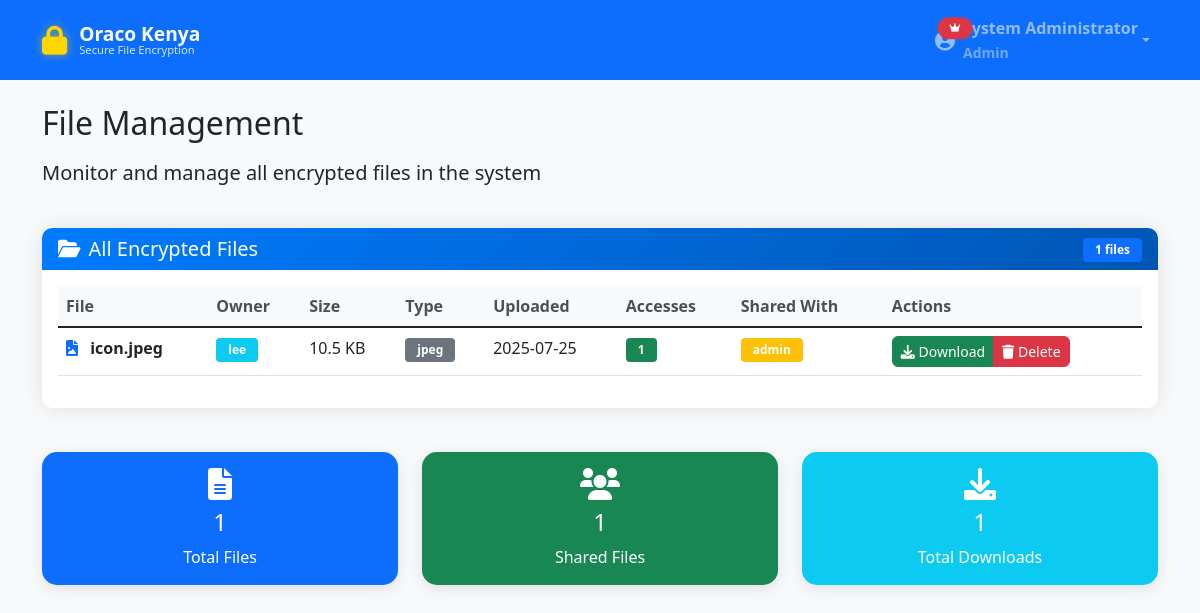
Page /file_management (signed in) on the committed database.
### tables this page shows
CREATE TABLE users (
        id INTEGER PRIMARY KEY AUTOINCREMENT,
        username TEXT UNIQUE NOT NULL,
        email TEXT UNIQUE NOT NULL,
        password_hash TEXT NOT NULL,
        full_name TEXT NOT NULL,
        department TEXT NOT NULL,
        role TEXT DEFAULT 'user',
        is_active INTEGER DEFAULT 1,
        created_at TIMESTAMP DEFAULT CURRENT_TIMESTAMP,
        last_login TIMESTAMP,
        reset_code TEXT, reset_code_expires TIMESTAMP, reset_code_attempts INTEGER DEFAULT 0);

CREATE TABLE files (
        id INTEGER PRIMARY KEY AUTOINCREMENT,
        original_filename TEXT NOT NULL,
        encrypted_filename TEXT NOT NULL,
        file_size INTEGER NOT NULL,
        owner_id INTEGER NOT NULL,
        shared_with TEXT,
        encryption_key_hash TEXT NOT NULL,
        uploaded_at TIMESTAMP DEFAULT CURRENT_TIMESTAMP,
        last_accessed TIMESTAMP,
        access_count INTEGER DEFAULT 0,
        file_type TEXT,
        FOREIGN KEY (owner_id) REFERENCES users (id)
    );

### app.py (the view)
    def decorated_function(*args, **kwargs):
        if 'user_id' not in session:
            return redirect(url_for('login'))
        conn = sqlite3.connect('oraco_system.db')
        c = conn.cursor()
        c.execute('SELECT role FROM users WHERE id = ?', (session['user_id'],))
        user = c.fetchone()
        conn.close()
        if not user or user[0] != 'admin':
            flash('Access denied. Admin privileges required.', 'error')
            return redirect(url_for('dashboard'))
        return f(*args, **kwargs)

### app.py (called while the page is built)
def get_file_icon(filename):
    ext = filename.rsplit('.', 1)[1].lower() if '.' in filename else ''
    icons = {
        'pdf': 'fa-file-pdf',
        'doc': 'fa-file-word',
        'docx': 'fa-file-word',
        'xls': 'fa-file-excel',
        'xlsx': 'fa-file-excel',
        'txt': 'fa-file-alt',
        'png': 'fa-file-image',
        'jpg': 'fa-file-image',
        'jpeg': 'fa-file-image',
        'gif': 'fa-file-image',
        'zip': 'fa-file-archive',
        'mp4': 'fa-file-video',
        'mp3': 'fa-file-audio'
    }
    return icons.get(ext, 'fa-file')

def require_admin(f):
    def decorated_function(*args, **kwargs):
        if 'user_id' not in session:
            return redirect(url_for('login'))
        conn = sqlite3.connect('oraco_system.db')
        c = conn.cursor()
        c.execute('SELECT role FROM users WHERE id = ?', (session['user_id'],))
        user = c.fetchone()
        conn.close()
        if not user or user[0] != 'admin':
            flash('Access denied. Admin privileges required.', 'error')
            return redirect(url_for('dashboard'))
        return f(*args, **kwargs)
    decorated_function.__name__ = f.__name__
    return decorated_function

### templates/file_management.html (shortened to what this page needs)
{% extends "base.html" %}
{% block content %}
<div class="row mb-4">
    <div class="col-12">
        <h2 class="mb-3">File Management</h2>
        <p class="lead">Monitor and manage all encrypted files in the system</p>
    </div>
</div>
<div class="row">
    <div class="col-12">
        <div class="card">
            <div class="card-header d-flex justify-content-between align-items-center">
                <h5 class="mb-0"><i class="fas fa-folder-open me-2"></i>All Encrypted Files</h5>
                <div>
                    <span class="badge bg-primary">{{ files|length }} files</span>
                </div>
            </div>
            <div class="card-body">
                <div class="table-responsive">
                    <table class="table table-hover">
                        <thead>
                            <tr>
                                <th>File</th>
                                <th>Owner</th>
                                <th>Size</th>
                                <th>Type</th>
                                <th>Uploaded</th>
                                <th>Accesses</th>
                                <th>Shared With</th>
                                <th>Actions</th>
                            </tr>
                        </thead>
                        <tbody>
                            {% for file_info in shared_files_info %}
                            {% set file = file_info.file_data %}
                            <tr>
                                <td>
                                    <i class="fas {{ get_file_icon(file[1]) }} me-2 text-primary"></i>
                                    <strong>{{ file[1] }}</strong>
                                </td>
                                <td>
                                    <span class="badge bg-info">{{ file[5] }}</span>
                                </td>
                                <td>{{ "%.1f"|format(file[2]/1024) }} KB</td>
                                <td>
                                    <span class="badge bg-secondary">{{ file[6] if file[6] else 'Unknown' }}</span>
                                </td>
                                <td>{{ file[3][:10] }}</td>
                                <td>
                                    <span class="badge bg-success">{{ file[4] }}</span>
                                </td>
                                <td>
                                    {% if file_info.shared_users %}
                                        {% for username in file_info.shared_users %}
                                            <span class="badge bg-warning me-1">{{ username }}</span>
                                        {% endfor %}
                                    {% else %}
                                        <span class="text-muted">None</span>
                                    {% endif %}
                                </td>
                                <td>
                                    <div class="btn-group" role="group">
                                        <a href="#" class="btn btn-sm btn-success"
                                           onclick="showDownloadModal({{ file[0] }}, '{{ file[1] }}')">
                                            <i class="fas fa-download"></i> Download
                                        </a>
                                        <a href="{{ url_for('delete_file', file_id=file[0]) }}"
                                           class="btn btn-sm btn-danger"
                                           onclick="return confirm('Are you sure you want to delete this file? This action cannot be undone.')">
                                            <i class="fas fa-trash"></i> Delete
                                        </a>
                                    </div>
                                </td>
                            </tr>
                            {% endfor %}
                        </tbody>
                    </table>
                </div>
            </div>
        </div>
    </div>
</div>
<div class="row mt-4">
    <div class="col-md-4">
        <div class="card bg-primary text-white">
            <div class="card-body text-center">
                <i class="fas fa-file-alt fa-2x mb-2"></i>
                <h4>{{ files|length }}</h4>
                <p class="mb-0">Total Files</p>
            </div>
        </div>
    </div>
    <div class="col-md-4">
        <div class="card bg-success text-white">
            <div class="card-body text-center">
                <i class="fas fa-users fa-2x mb-2"></i>
                <h4>{{ files|selectattr('7')|list|length }}</h4>
                <p class="mb-0">Shared Files</p>
            </div>
        </div>
    </div>
    <div class="col-md-4">
        <div class="card bg-info text-white">
            <div class="card-body text-center">
                <i class="fas fa-download fa-2x mb-2"></i>
                <h4>{{ files|sum(attribute='4') }}</h4>
                <p class="mb-0">Total Downloads</p>
            </div>
        </div>
    </div>
</div>
{% endblock %}

### templates/base.html (shortened to what this page needs)
<!DOCTYPE html>
<html lang="en">
<head>
    <link href="https://cdn.jsdelivr.net/npm/bootstrap@5.1.3/dist/css/bootstrap.min.css" rel="stylesheet" />
    <link href="https://cdnjs.cloudflare.com/ajax/libs/font-awesome/6.0.0/css/all.min.css" rel="stylesheet">
    <link href="{{ url_for('static', filename='css/style.css') }}" rel="stylesheet">
    <link href="{{ url_for('static', filename='css/logo.css') }}" rel="stylesheet">
</head>
<body>
    <nav class="navbar navbar-expand-lg navbar-dark bg-primary">
        <div class="container">
            <a class="navbar-brand oraco-logo" href="{{ url_for('index') }}">
                <div class="logo-icon">
                    <i class="fas fa-lock"></i>
                </div>
                <div class="logo-text">
                    <div class="logo-main">Oraco Kenya</div>
                    <div class="logo-subtitle">Secure File Encryption</div>
                </div>
            </a>
            {% if session.user_id %}
            <div class="navbar-nav ms-auto">
                <div class="nav-item dropdown admin-dropdown">
                    <a class="nav-link dropdown-toggle d-flex align-items-center" href="#" id="navbarDropdown" role="button" data-bs-toggle="dropdown" aria-expanded="false">
                        <div class="me-2 position-relative">
                            <i class="fas fa-user-circle fa-lg"></i>
                            {% if session.role == 'admin' %}
                            <span class="position-absolute top-0 start-100 translate-middle badge rounded-pill bg-danger" style="font-size: 0.6rem;">
                                <i class="fas fa-crown"></i>
                            </span>
                            {% endif %}
                        </div>
                        <div class="d-none d-md-block text-start">
                            <div class="fw-bold">{{ session.full_name }}</div>
                            <small class="opacity-75">{{ session.role|title }}</small>
                        </div>
                    </a>
                </div>
            </div>
            {% endif %}
        </div>
    </nav>
    <main class="container mt-4">
        {% block content %}{% endblock %}
    </main>
</body>
</html>

### static/css/style.css (style rules this page uses)
body { background-color: #f8f9fa; font-family: 'Segoe UI', Tahoma, Geneva, Verdana, sans-serif; }
.navbar-brand { font-weight: bold; font-size: 1.2rem; }
.card { border: none; border-radius: 10px; box-shadow: 0 0 20px rgba(0, 0, 0, 0.1); margin-bottom: 20px; }
.card-header { background: linear-gradient(135deg, #007bff, #0056b3); color: white; border-radius: 10px 10px 0 0 !important; border: none; }
.btn { border-radius: 6px; font-weight: 500; }
.table th { border-top: none; font-weight: 600; color: #495057; background-color: #f8f9fa; }
.badge { font-size: 0.75rem; padding: 0.375rem 0.75rem; }
.card.bg-primary, .card.bg-success, .card.bg-info { border-radius: 15px; box-shadow: 0 4px 15px rgba(0, 0, 0, 0.1); }

### static/css/logo.css (style rules this page uses)
.oraco-logo { display: flex; align-items: center; font-weight: bold; font-size: 1.3rem; text-decoration: none; color: white; transition: all 0.3s ease; }
.logo-icon { position: relative; margin-right: 12px; font-size: 1.8rem; color: #ffd700; text-shadow: 0 0 10px rgba(255, 215, 0, 0.5); animation: logoGlow 2s ease-in-out infinite alternate; }
.logo-text { display: flex; flex-direction: column; line-height: 1.1; }
.logo-main { font-size: 1.2rem; font-weight: 700; color: #ffffff; }
.logo-subtitle { font-size: 0.7rem; font-weight: 400; color: #e3f2fd; opacity: 0.9; }

### templates/base.html (style rules this page uses)
.navbar-nav .nav-link { font-weight: 600; transition: all 0.3s ease; border-radius: 8px; padding: 0.5rem 1rem; }

### rows in the picture
users: full_name "System Administrator", username "admin"
files: original_filename "icon.jpeg", file[2]/1024 "10.5", file_type "jpeg", uploaded_at "2025-07-25", access_count "1"
users: username "lee"

### other values in the picture
{{ session.role|title }} "Admin"
{{ files|length }} "1"
{{ files|selectattr('7')|list|length }} "1"
{{ files|sum(attribute='4') }} "1"
